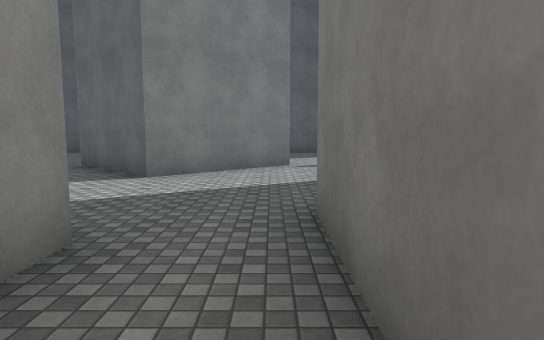
[1] (above)

24 first-person views from a walk through a Unity game level. The camera is 1.5 m above the floor, tilts 6° down and sees 75° across. The floor is counted in squares, 2 m on a side. Each view is taken from the middle of a square. On the plan, view 1 faces up. The plan holds only what a view shows up to about 11 squares ahead; the rest is blank. The place goes on beyond the plan. Surface patterns are stand-ins for the level's own textures.

[2]
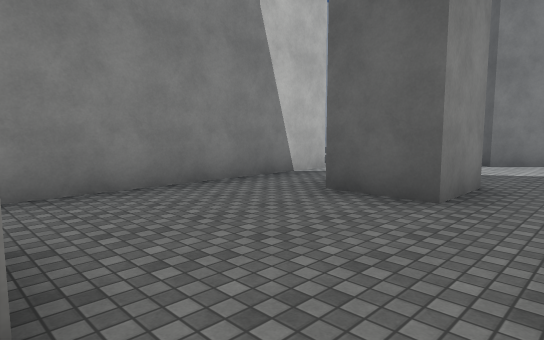

[3]
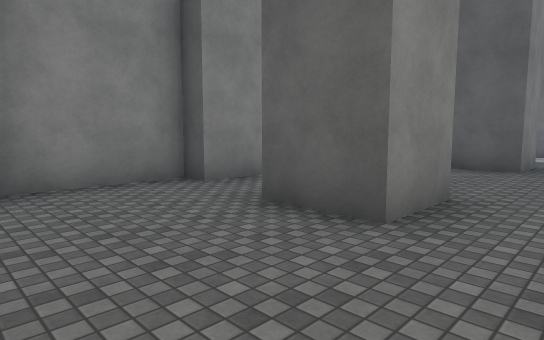

[4]
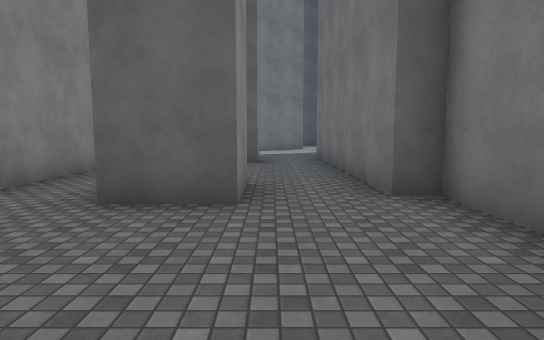

[5]
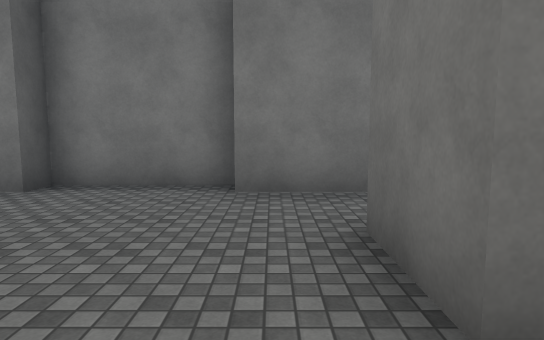

[6]
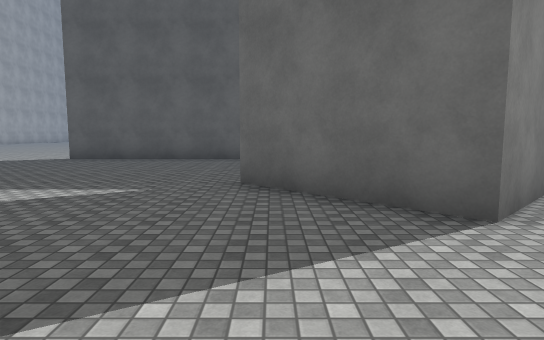

[7]
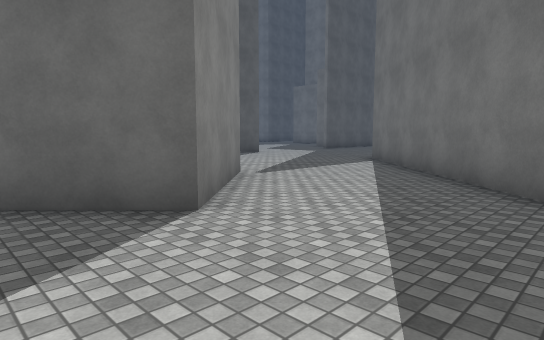

[8]
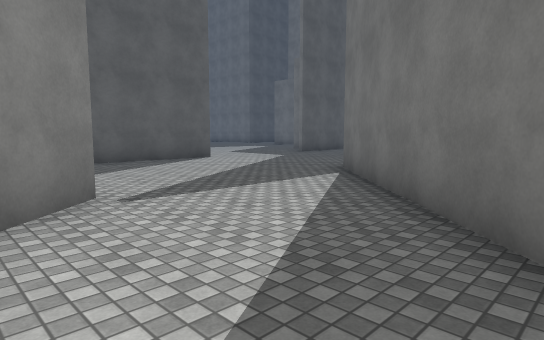

[9]
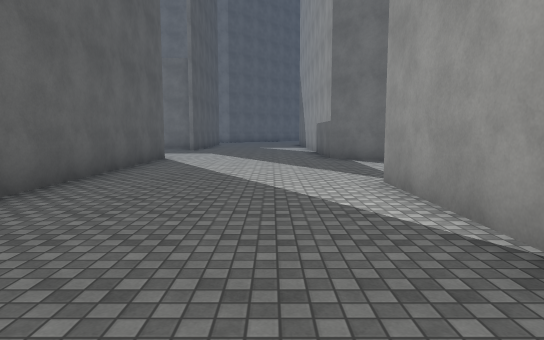

[10]
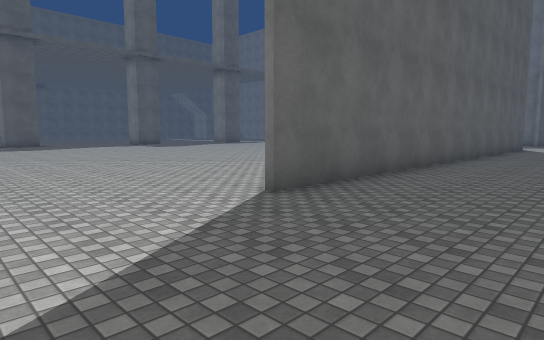

[11]
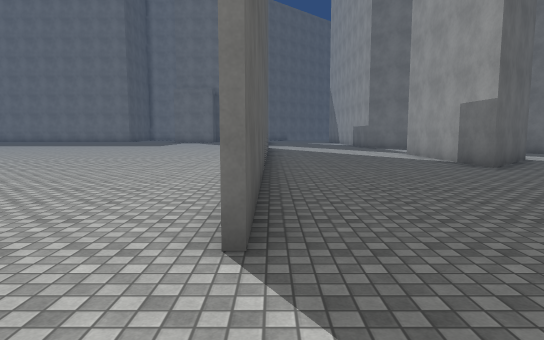

[12]
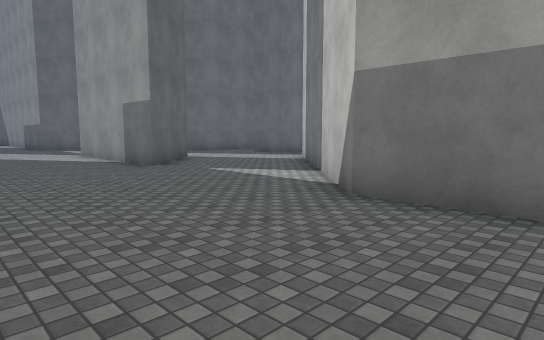

[13]
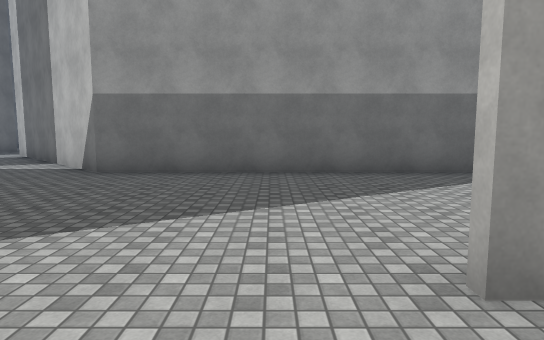

[14]
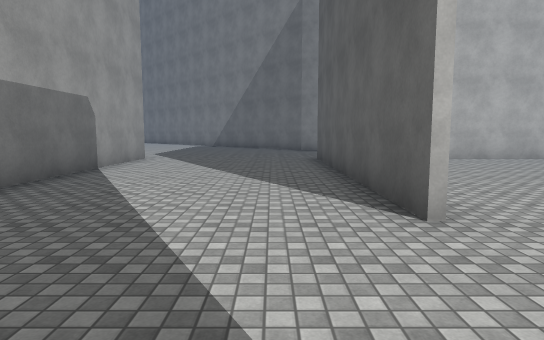

[15]
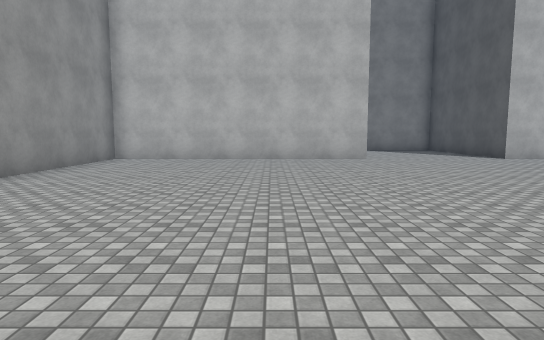

[16]
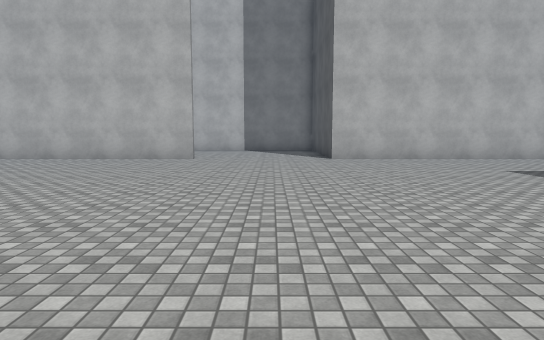

[17]
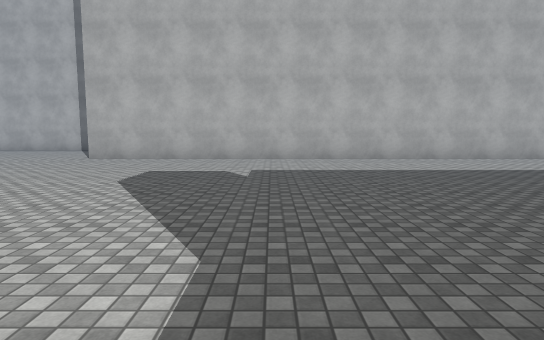

[18]
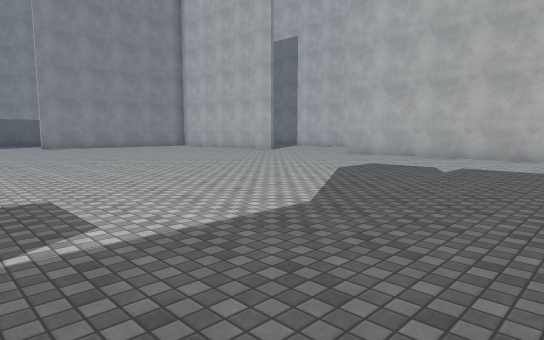

[19]
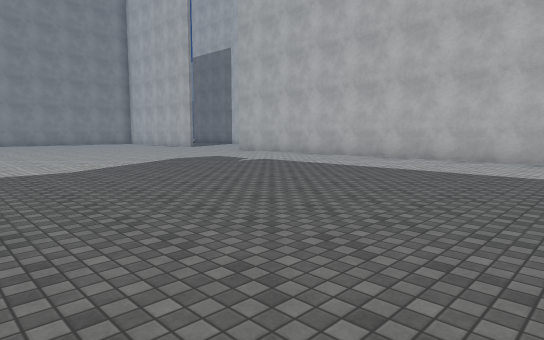

[20]
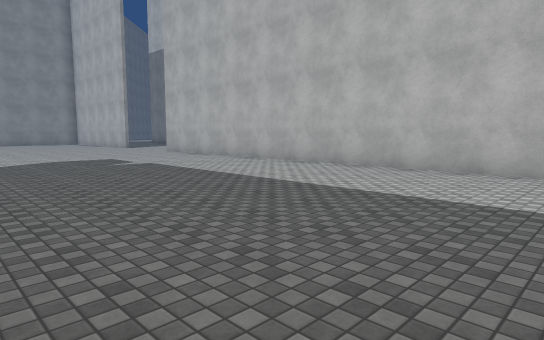

[21]
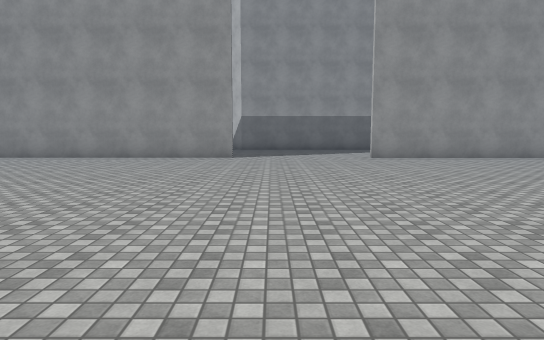

[22]
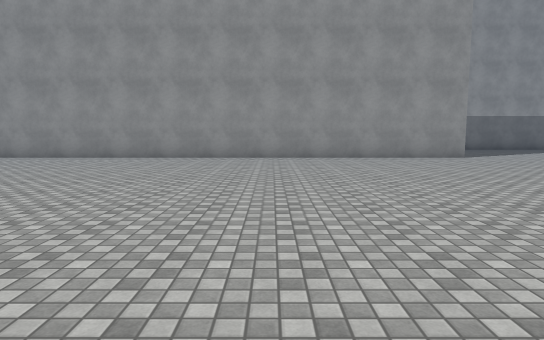

[23]
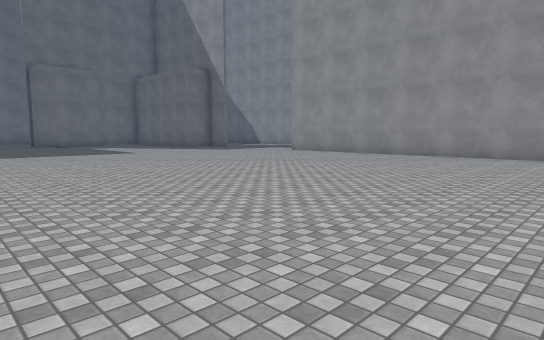

[24]
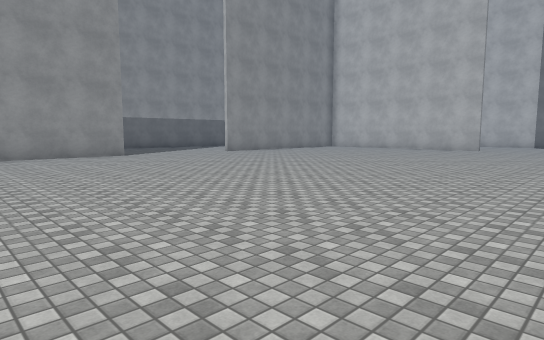

### Floor plan
Points are (right, up) in squares from view 1. A wall is a line through its corners. A room is listed if a view was taken in it or the views show most of it. See-through windows are left out.
Room 1 (view 1)
walls: (-1.4, 0.9) (-2.9, 0.9); (0.4, -2.4) (0.4, 0.5); (-4.6, 0.5) (-4.6, -2.4)
ways out: opening at (-4, -3.5) to room 2; opening at (-0.5, -3.5) to room 2; opening at (-4, 1.5) to room 3; opening at (-0.5, 1.5) to room 3
Room 2 (views 2, 3, 4, 5)
walls: (-2.9, -7.7) (-1.2, -7.7); (1, -6.5) (1, -3.9) (0.4, -3.9) (0.4, -2.4); (-1.4, -2.8) (-1.4, -4.3) (-2.9, -4.3); (0.4, -8.2) (0.4, -6.5); (-5.2, -3.9) (-5.2, -6.4); (-4.6, -2.4) (-4.6, -3.9)
ways out: opening at (-4, -3.5) to room 1; opening at (-0.5, -3.5) to room 1
Room 3 (views 6, 7, 8, 9, 10, 11, 12, 13, 14, 15, 16, 17, 18, 19, 20, 21, 22, 23, 24)
walls: (-9.9, 13.3) (4.2, 13.3); (-4.5, 8.3) (0.4, 8.3) (-2.1, 5.9) (-4.5, 8.3); (-21.2, 20.8) (-21.2, 13.3) (-13.9, 13.3) (-21.4, 13.3); (5.5, 13.2) (-9.9, 13.2); (-4.6, 3.2) (-4.6, 0.5); (-21.4, 8.3) (-9.7, 8.3) (-5, 3.7); (0.8, 3.6) (5.5, 8.3) (6, 8.3); (-1.4, 2.4) (-1.4, 0.9); (-21.2, 37.9) (-21.2, 24.7) (-22.1, 24.7); (0.4, 0.5) (0.4, 3.2)
ways out: opening at (-4, 1.5) to room 1; opening at (-0.5, 1.5) to room 1

Positions as (right, up) in squares from view 1, and headings:
1: (0, 0), facing up
2: (0, -3), facing up-left
3: (0, -7), facing up-left
4: (-1, -8), facing up
5: (-4, -7), facing right
6: (-4, 3), facing up
7: (-4, 3), facing up-right
8: (-1, 4), facing up-right
9: (-5, 10), facing right
10: (-13, 10), facing up-right
11: (-12, 13), facing right
12: (-12, 12), facing down-right
13: (-13, 15), facing down
14: (-11, 12), facing left
15: (-11, 18), facing left
16: (-11, 23), facing left
17: (-11, 30), facing left
18: (-10, 32), facing down-left
19: (-11, 37), facing down-left
20: (-14, 38), facing down-left
21: (-11, 24), facing down
22: (-4, 24), facing down
23: (-5, 25), facing down-right
24: (-5, 25), facing down-left
